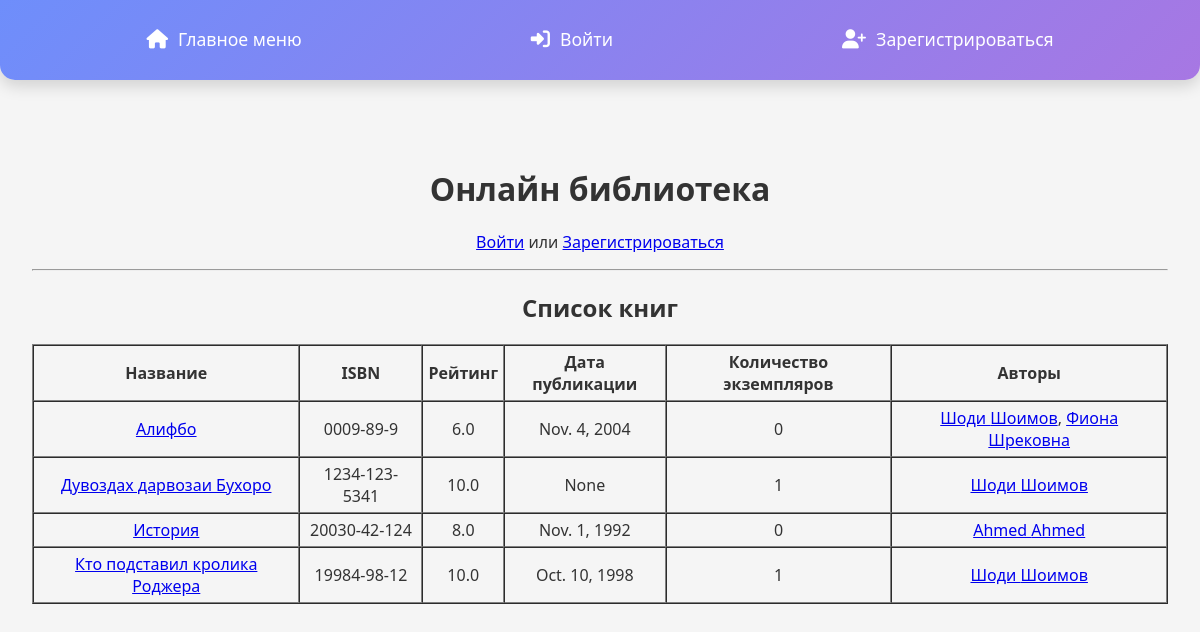
Before: / with the older database file.
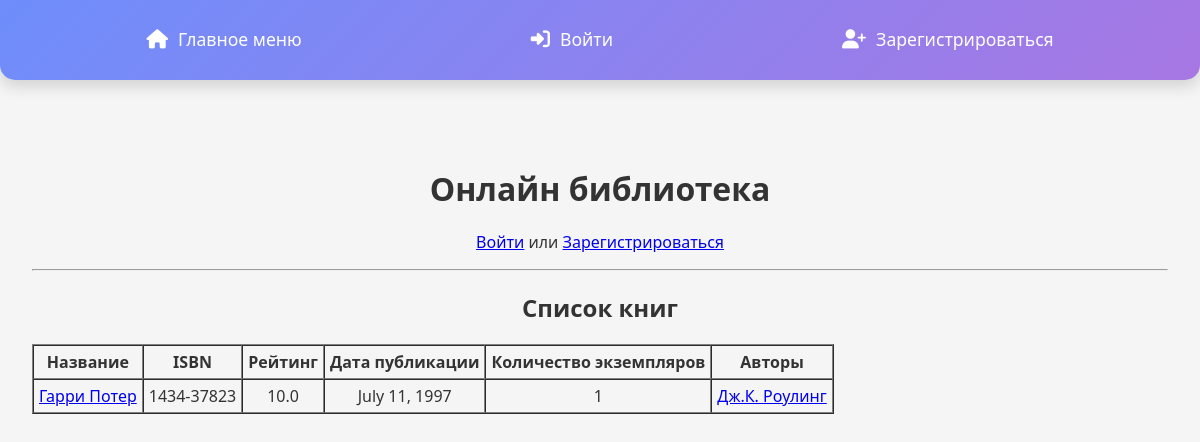
After: the same page with the newer database file.
### books/models.py (models this page shows, shortened)
class Book(models.Model):
    isbn = models.CharField(max_length=13, unique=True)
    title = models.CharField(max_length=255)
    description = models.TextField(blank=True, null=True)
    rating = models.DecimalField(max_digits=3, decimal_places=1, null=True, blank=True)
    date_of_publish = models.DateField(null=True, blank=True)
    authors = models.ManyToManyField(Author, related_name="books")
    genres = models.ManyToManyField(Genre, related_name="books")

class Author(models.Model):
    name = models.CharField(max_length=100)
    surname = models.CharField(max_length=100)
    date_of_birth = models.DateField()
    date_of_death = models.DateField(null=True, blank=True)
    place_of_birth = models.CharField(max_length=100)
    biography = models.TextField(null=True, blank=True)

### books/views.py (the view)
# urls.py: path('', views.book_list, name='home'),  # 👈 главная страница
def book_list(request):
    books = Book.objects.all().prefetch_related('exemplars', 'authors')
    reader = None
    reader_id = request.session.get("reader_id")
    if reader_id:
        reader = Reader.objects.filter(id=reader_id).first()
    return render(request, 'main/index.html', {'books': books, 'reader': reader})

### main/templates/main/index.html (shortened to what this page needs)
{% extends 'main/layout.html' %}
{% block content %}
<h1>Онлайн библиотека</h1>
{% if reader %}
    <p>Добро пожаловать, {{ reader.name }} {{ reader.surname }}!</p>
    {% if reader.id == 1 %}
        <p>
            <a href="{% url 'add_book' %}">Добавить книгу</a> |
            <a href="{% url 'add_author' %}">Добавить автора</a> |
            <a href="{% url 'add_examplar' %}">Добавить экземпляр</a> |
        </p>
    {% endif %}
{% else %}
    <p><a href="{% url 'login' %}">Войти</a> или <a href="{% url 'register' %}">Зарегистрироваться</a></p>
{% endif %}
<hr>
<h2>Список книг</h2>
<table border="1" cellpadding="5" cellspacing="0">
    <thead>
        <tr>
            <th>Название</th>
            <th>ISBN</th>
            <th>Рейтинг</th>
            <th>Дата публикации</th>
            <th>Количество экземпляров</th>
            <th>Авторы</th>
        </tr>
    </thead>
    <tbody>
        {% for book in books %}
        <tr>
            <td><a href="{% url 'book_detail' book.id %}">{{ book.title }}</a></td>
            <td>{{ book.isbn }}</td>
            <td>{{ book.rating }}</td>
            <td>{{ book.date_of_publish }}</td>
            <td>{{ book.exemplars.count }}</td>
            <td>
                {% for author in book.authors.all %}
                    <a href="{% url 'author_detail' author.id %}">{{ author.name }} {{ author.surname }}</a>{% if not forloop.last %}, {% endif %}
                {% endfor %}
            </td>
        </tr>
        {% empty %}
        <tr>
            <td colspan="7">Книг пока нет.</td>
        </tr>
        {% endfor %}
    </tbody>
</table>
{% endblock %}

### main/templates/main/layout.html (shortened to what this page needs)
{% load static %}
<!DOCTYPE html>
<html lang="ru">
<head>
    <link rel="stylesheet" href="https://cdnjs.cloudflare.com/ajax/libs/font-awesome/6.4.0/css/all.min.css">
    <link rel="stylesheet" href={% static 'main/css/layout.css' %}>
</head>
<body>
    <nav class="navbar">
        <ul class="nav-links">
            <li class="nav-item"><a href="/" class="nav-link"><i class="fas fa-home"></i> Главное меню</a></li>
            {% if request.session.reader_id %}
            <li class="nav-item"><a href="/profile" class="nav-link"><i class="fas fa-user"></i> Личный кабинет</a></li>
            <li class="nav-item"><a href="/logout" class="nav-link"><i class="fas fa-right-from-bracket"></i> Выйти</a></li>
            {% else %}
            <li class="nav-item"><a href="/login" class="nav-link"><i class="fas fa-sign-in-alt"></i> Войти</a></li>
            <li class="nav-item"><a href="/register" class="nav-link"><i class="fas fa-user-plus"></i> Зарегистрироваться</a></li>
            {% endif %}
        </ul>
    </nav>
    <div class="main-content">
        {% block content %}
        {% endblock %}
    </div>
</body>
</html>

### main/static/main/css/layout.css (style rules this page uses)
body { font-family: 'Segoe UI', Tahoma, Geneva, Verdana, sans-serif; margin: 0; padding: 0; background-color: #f5f5f5; color: #333; }
.navbar { background: linear-gradient(135deg, #6e8efb, #a777e3); padding: 1rem 2rem; box-shadow: 0 4px 12px rgba(0, 0, 0, 0.1); border-radius: 0 0 15px 15px; transition: all 0.3s ease; }
.nav-links { display: flex; justify-content: space-around; list-style: none; padding: 0; margin: 0; }
.nav-item { position: relative; }
.nav-link { color: white; text-decoration: none; padding: 0.8rem 1.5rem; font-size: 1.1rem; font-weight: 500; border-radius: 8px; display: flex; align-items: center; transition: all 0.3s ease; }
.nav-link i { margin-right: 10px; font-size: 1.2rem; }
.main-content { padding: 2rem; text-align: center; margin-top: 2rem; }

Changed rows visible on the page:
removed Book: title "Алифбо", isbn "0009-89-9", rating "6.0", date_of_publish "Nov. 4, 2004", exemplars.count "0"
removed Author: name "Шоди", surname "Шоимов"
removed Author: name "Фиона", surname "Шрековна", shown under "Алифбо"
removed Book: title "Дувоздах дарвозаи Бухоро", isbn "1234-123-5341", rating "10.0", date_of_publish "None", exemplars.count "1"
removed Book: title "История", isbn "20030-42-124", rating "8.0", date_of_publish "Nov. 1, 1992", exemplars.count "0"
removed Author: name "Ahmed", surname "Ahmed", shown under "История"
removed Book: title "Кто подставил кролика Роджера", isbn "19984-98-12", rating "10.0", date_of_publish "Oct. 10, 1998", exemplars.count "1"
added Book: title "Гарри Потер", isbn "1434-37823", rating "10.0", date_of_publish "July 11, 1997", exemplars.count "1"
added Author: name "Дж.К.", surname "Роулинг", shown under "Гарри Потер"
